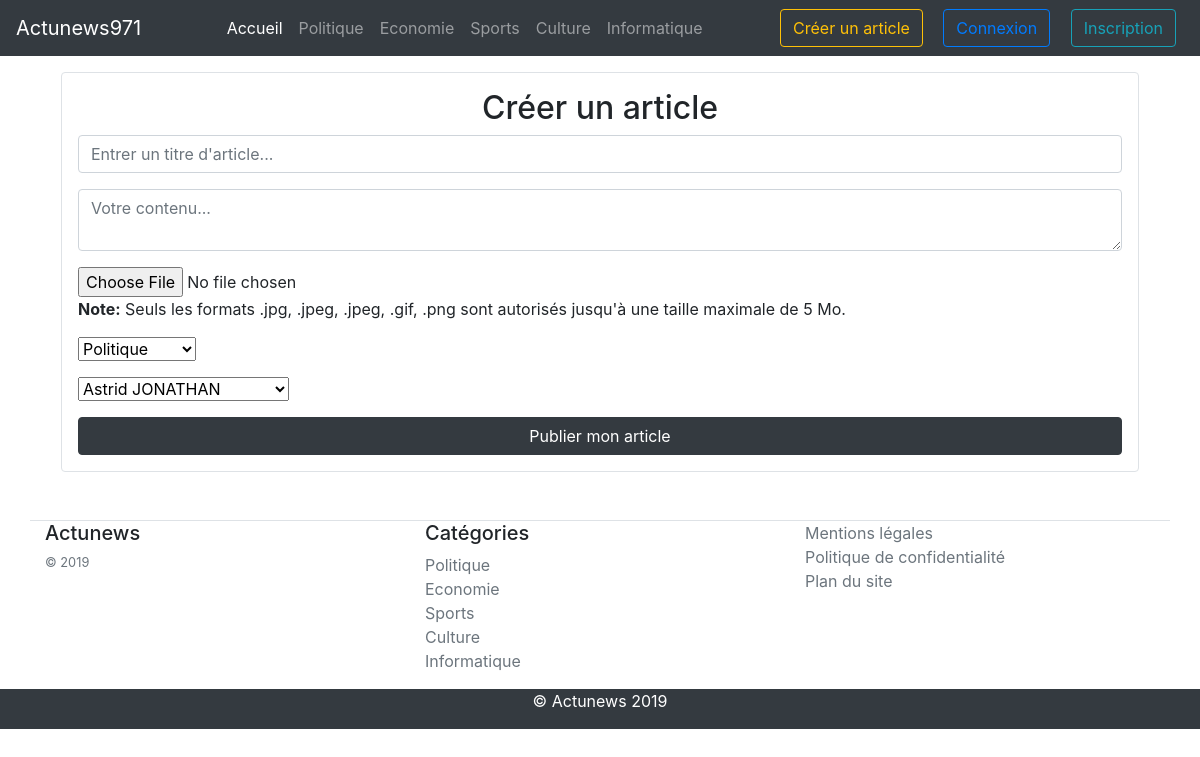
The app's page /creer-un-article.php with its own data.
### tables this page shows
CREATE TABLE `categorie` (
  `id` int(11) NOT NULL,
  `nom` varchar(50) NOT NULL
);

### functions/categorie.php (called while the page is built)
<?php
function getCategories() {
    global $db;
    $query = $db->query('SELECT * FROM categorie');
    return $query->fetchAll();
}

### functions/global.php (called while the page is built, shortened)
<?php
function isOnline(){
    return isset($_SESSION['auteur']) ? $_SESSION['auteur'] : false;
}

### functions/auteur.php (called while the page is built, shortened)
<?php
    function getAuteurs() {
        global $db;
        $query = $db->query('SELECT * FROM auteur');
        return $query->fetchAll();
    }
?>

### creer-un-article.php (the view, shortened to what this page needs)
<?php
require_once(__DIR__ . '/partials/header.php');
$categories  =  getCategories();
$auteurs =  getAuteurs();
$titre = $contenu = $image =$categorie_id = $auteur_id = $content = null;
?>
<div class="container mx-auto">
        <form method="POST"  class="m-3">
            <fieldset class="border rounded p-3" >
                <h2 class="text-center">Créer un article</h2>
                    <div class="form-group ">
                        <input type="text" name="titre" id="titre" value="<?= $titre?>" placeholder="Entrer un titre d'article..."
                        class="form-control <?= isset($errors['titre']) ? 'is-invalid' : '' ?>" >
                    </div>
                    <div class="form-group ">
                        <textarea type="text" name="contenu" id="contenu" value="<?= $contenu?>"
                         class="form-control <?= isset($errors['contenu']) ? 'is-invalid' : '' ?>" placeholder="Votre contenu..."></textarea>
                    </div>
                    <div class="form-group ">
                        <input type="file" name="image" id="imageUpload" value="<?= $image?>"
                        class="form-control-file <?= isset($errors['image']) ? 'is-invalid' : '' ?>" placeholder="Ajouter une image..">
                        <p><strong>Note:</strong> Seuls les formats .jpg, .jpeg, .jpeg, .gif, .png sont autorisés jusqu'à une taille maximale de 5 Mo.</p>
                    </div>
                    <div class="form-group">
                        <select name="categorie_id" id="catagorie_id">
                            <?php foreach ($categories as $categorie) {?>
                            <option value="<?= $categorie['id'] ?>"><?= $categorie['nom'] ?></option>
                            <?php } ?>
                        </select>
                    </div>
                    <div class="form-group">
                        <select name="auteur_id" id="auteur_id">
                            <?php foreach ($auteurs as $auteur) {?>
                            <option value="<?= $auteur['id'] ?>"><?= $auteur['prenom'].' '.$auteur['nom'] ?></option>
                            <?php } ?>
                        </select>
                    </div>
                <button type="submit" name="submit" class="btn btn-block btn-dark">Publier mon article</button>
            </fieldset>
        </form>
    </div>
<?php
require_once(__DIR__ . '/partials/footer.php');
?>

### partials/header.php (shortened to what this page needs)
<?php
    require_once(__DIR__ . '/../functions/global.php');
    require_once(__DIR__ . '/../config/database.php');
    require_once(__DIR__ . '/../functions/categorie.php');
    require_once(__DIR__ . '/../functions/article.php');
    require_once(__DIR__ . '/../functions/auteur.php');
    $categories  =  getCategories();
    $auteurIsLogged = isOnline();
?>
<!DOCTYPE html>
<html lang="fr">
<head>
    <link rel="stylesheet" href="https://stackpath.bootstrapcdn.com/bootstrap/4.3.1/css/bootstrap.min.css">
    <link rel="stylesheet" href="assets/css/style.css">
</head>
<body>
    <nav class="navbar navbar-expand-lg navbar-dark bg-dark">
        <a class="navbar-brand" href="index.php">Actunews971</a>
        <div class="collapse navbar-collapse" id="navbarNav">
            <ul class="navbar-nav mx-auto text-center">
                <li class="nav-item active">
                    <a class="nav-link" href="index.php">Accueil <span class="sr-only">(current)</span></a>
                </li>
                <?php foreach ($categories as $categorie) {?>
                    <li class="nav-item">
                    <a class="nav-link" href="categorie.php?nom_categorie=<?= $categorie['nom'] ?>&id_categorie=<?= $categorie['id'] ?>">
                        <?= $categorie['nom'] ?></a>
                </li>
                <?php } ?>
            </ul>
            <div class="text-right">
                <a class="nav-item btn btn-outline-warning mx-2" href="creer-un-article.php">Créer un article</a>
                <?php if ($auteurIsLogged){ ?>
                    <span class="navbar-text mx-2">Bonjour <strong><?= $auteurIsLogged['prenom']?></strong></span>
                    <a class="nav-item btn btn-outline-primary mx-2" href="deconnexion.php">Déconnexion</a>
                <?php } else { ?>
                <a class="nav-item btn btn-outline-primary mx-2" href="connexion.php">Connexion</a>
                <a class="nav-item btn btn-outline-info mx-2" href="inscription.php">Inscription</a>
                <?php } ?>
            </div>
        </div>
    </nav>

### partials/footer.php (shortened to what this page needs)
    <footer class="mt-4 pt-4 ">
        <div class="container border-top">
        <div class="row">
            <div class="col-12 col-md">
                <h5>Actunews</h5>
                <small class="d-block text-muted">&copy; <?= date('Y')?></small>
            </div>
            <div class="col-6 col-md">
                <h5>Catégories</h5>
                <ul class="list-unstyled">
                    <?php foreach ($categories as $categorie) {?>
                        <li>
                            <a href="categorie.php?nom_categorie= <?= $categorie['nom'] ?>&
                    id_categorie= <?= $categorie['id']?>" class="text-muted"><?= $categorie['nom'] ?></a>
                        </li>
                    <?php } ?>
                </ul>
            </div>
            <div class="col-6 col-md">
                <ul class="list-unstyled">
                    <li><a href="#" class="text-muted">Mentions légales</a></li>
                    <li><a href="#" class="text-muted">Politique de confidentialité</a></li>
                    <li><a href="#" class="text-muted">Plan du site</a></li>
                </ul>
            </div>
        </div>
    </div>
      <div class="container-fluid bg-dark">
          <div class="row">
              <div class="col">
                  <p class="text-center text-white">&copy; Actunews 2019</p>
              </div>
          </div>
      </div>
</footer>
</body>
</html>

### records on screen
categorie: nom "Politique"
categorie: nom "Economie"
categorie: nom "Sports"
categorie: nom "Culture"
categorie: nom "Informatique"

### other values on screen
form field categorie_id "Politique"
form field auteur_id "Astrid JONATHAN"
